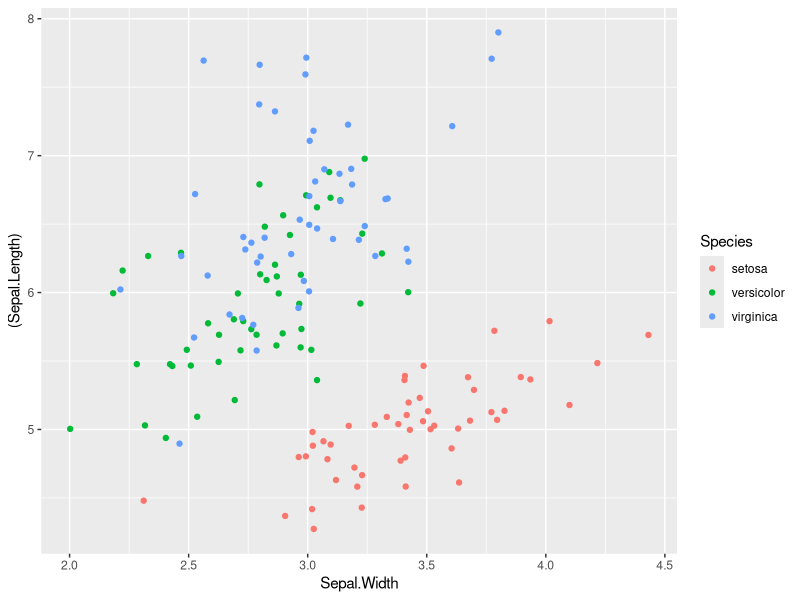

Source code (R):
## ---- chunk 1
summary(iris)
## ---- chunk 2
library(ggplot2)
ggplot(iris,aes(Sepal.Width,(Sepal.Length),color=Species))+
  geom_point(position="jitter")
